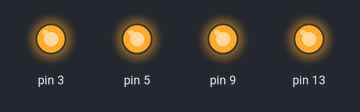
A sketch run on a simulated Arduino Uno, built with avr-gcc and run on an emulated ATmega328P. Shown: output pins drawn as LEDs (lit = HIGH).

Above: at 0.5 s.
At 3.5 s:
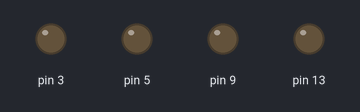
Timing chart, 0 to 4.6 s (numbered marks = the images above):
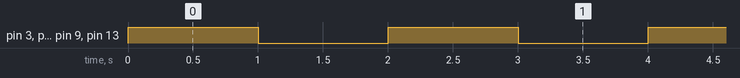

The sketch:

digital_output1.ino
```cpp
void setup()
{
  pinMode(13, OUTPUT);
  pinMode(3, OUTPUT);
  pinMode(5, OUTPUT);
  pinMode(9, OUTPUT);
}

void loop()
{
  digitalWrite(13, HIGH);
  digitalWrite(3, HIGH);
  digitalWrite(5, HIGH);
  digitalWrite(9, HIGH);
  delay(1000); // Wait for 1000 millisecond(s)
  digitalWrite(13, LOW);
  digitalWrite(3, LOW);
  digitalWrite(5, LOW);
  digitalWrite(9, LOW);
  delay(1000); // Wait for 1000 millisecond(s)
}
```

Measured:
- by itself, pin 3, pin 5, pin 9, pin 13: alternates HIGH for 1.0 s and LOW for 1.0 s
